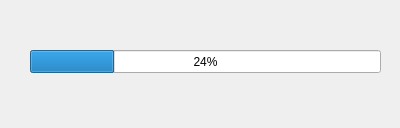
<?xml version="1.0" encoding="UTF-8"?>
<ui version="4.0">
 <class>Dialog</class>
 <widget class="QDialog" name="Dialog">
  <property name="geometry">
   <rect>
    <x>0</x>
    <y>0</y>
    <width>400</width>
    <height>128</height>
   </rect>
  </property>
  <property name="windowTitle">
   <string>Espera un momento por favor</string>
  </property>
  <property name="windowIcon">
   <iconset>
    <normaloff>assets/image016.png</normaloff>assets/image016.png</iconset>
  </property>
  <widget class="QProgressBar" name="progressBar">
   <property name="geometry">
    <rect>
     <x>30</x>
     <y>50</y>
     <width>351</width>
     <height>23</height>
    </rect>
   </property>
   <property name="value">
    <number>24</number>
   </property>
  </widget>
 </widget>
 <resources/>
 <connections/>
</ui>
